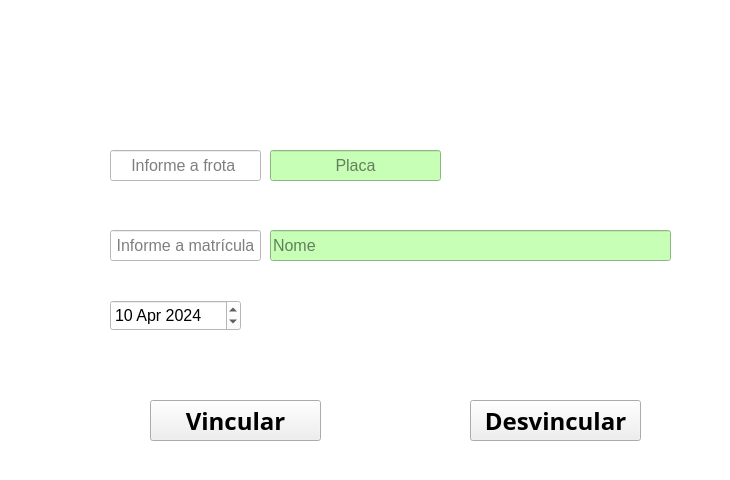
<?xml version="1.0" encoding="UTF-8"?>
<ui version="4.0">
 <class>MainVinculo</class>
 <widget class="QMainWindow" name="MainVinculo">
  <property name="geometry">
   <rect>
    <x>0</x>
    <y>0</y>
    <width>730</width>
    <height>480</height>
   </rect>
  </property>
  <property name="windowTitle">
   <string>Vínculo e desvinculo de Motorista</string>
  </property>
  <property name="styleSheet">
   <string notr="true"/>
  </property>
  <widget class="QWidget" name="centralwidget">
   <widget class="QDateEdit" name="dtVinculo">
    <property name="geometry">
     <rect>
      <x>110</x>
      <y>300</y>
      <width>131</width>
      <height>31</height>
     </rect>
    </property>
    <property name="font">
     <font>
      <pointsize>12</pointsize>
     </font>
    </property>
    <property name="styleSheet">
     <string notr="true">background-color: rgb(255, 255, 255);
color: rgb(0, 0, 0);</string>
    </property>
    <property name="dateTime">
     <datetime>
      <hour>0</hour>
      <minute>0</minute>
      <second>0</second>
      <year>2024</year>
      <month>4</month>
      <day>10</day>
     </datetime>
    </property>
   </widget>
   <widget class="QLabel" name="label">
    <property name="geometry">
     <rect>
      <x>130</x>
      <y>270</y>
      <width>81</width>
      <height>21</height>
     </rect>
    </property>
    <property name="font">
     <font>
      <family>Sitka Banner</family>
      <pointsize>18</pointsize>
      <weight>75</weight>
      <bold>true</bold>
     </font>
    </property>
    <property name="styleSheet">
     <string notr="true">color: rgb(255, 255, 255);
</string>
    </property>
    <property name="text">
     <string>Data </string>
    </property>
   </widget>
   <widget class="QLineEdit" name="matriculaMotorista">
    <property name="geometry">
     <rect>
      <x>110</x>
      <y>230</y>
      <width>151</width>
      <height>31</height>
     </rect>
    </property>
    <property name="font">
     <font>
      <pointsize>12</pointsize>
     </font>
    </property>
    <property name="cursor">
     <cursorShape>PointingHandCursor</cursorShape>
    </property>
    <property name="styleSheet">
     <string notr="true">background-color: rgb(255, 255, 255);
color: rgb(0, 0, 0);</string>
    </property>
    <property name="alignment">
     <set>Qt::AlignCenter</set>
    </property>
    <property name="placeholderText">
     <string>Informe a matrícula</string>
    </property>
   </widget>
   <widget class="QLabel" name="label_3">
    <property name="geometry">
     <rect>
      <x>130</x>
      <y>190</y>
      <width>111</width>
      <height>31</height>
     </rect>
    </property>
    <property name="font">
     <font>
      <family>Sitka Banner</family>
      <pointsize>18</pointsize>
      <weight>75</weight>
      <bold>true</bold>
     </font>
    </property>
    <property name="styleSheet">
     <string notr="true">color: rgb(255, 255, 255);
</string>
    </property>
    <property name="text">
     <string>Matrícula </string>
    </property>
   </widget>
   <widget class="QLineEdit" name="nrFrota">
    <property name="geometry">
     <rect>
      <x>110</x>
      <y>150</y>
      <width>151</width>
      <height>31</height>
     </rect>
    </property>
    <property name="font">
     <font>
      <pointsize>12</pointsize>
     </font>
    </property>
    <property name="cursor">
     <cursorShape>PointingHandCursor</cursorShape>
    </property>
    <property name="styleSheet">
     <string notr="true">background-color: rgb(255, 255, 255);
color: rgb(0, 0, 0);</string>
    </property>
    <property name="alignment">
     <set>Qt::AlignCenter</set>
    </property>
    <property name="placeholderText">
     <string>Informe a frota </string>
    </property>
   </widget>
   <widget class="QLabel" name="label_4">
    <property name="geometry">
     <rect>
      <x>320</x>
      <y>120</y>
      <width>61</width>
      <height>21</height>
     </rect>
    </property>
    <property name="font">
     <font>
      <family>Sitka Banner</family>
      <pointsize>18</pointsize>
      <weight>75</weight>
      <bold>true</bold>
     </font>
    </property>
    <property name="autoFillBackground">
     <bool>false</bool>
    </property>
    <property name="styleSheet">
     <string notr="true">color: rgb(255, 255, 255);
</string>
    </property>
    <property name="text">
     <string>Placa</string>
    </property>
   </widget>
   <widget class="QLineEdit" name="nmMotorista">
    <property name="geometry">
     <rect>
      <x>270</x>
      <y>230</y>
      <width>401</width>
      <height>31</height>
     </rect>
    </property>
    <property name="font">
     <font>
      <pointsize>12</pointsize>
     </font>
    </property>
    <property name="cursor">
     <cursorShape>IBeamCursor</cursorShape>
    </property>
    <property name="styleSheet">
     <string notr="true">color: rgb(0, 0, 0);
background-color: rgb(199, 255, 183);</string>
    </property>
    <property name="text">
     <string/>
    </property>
    <property name="readOnly">
     <bool>true</bool>
    </property>
    <property name="placeholderText">
     <string>Nome</string>
    </property>
   </widget>
   <widget class="QLineEdit" name="nrPlacaFrota">
    <property name="geometry">
     <rect>
      <x>270</x>
      <y>150</y>
      <width>171</width>
      <height>31</height>
     </rect>
    </property>
    <property name="font">
     <font>
      <pointsize>12</pointsize>
     </font>
    </property>
    <property name="styleSheet">
     <string notr="true">background-color: rgb(199, 255, 183);
color: rgb(0, 0, 0);</string>
    </property>
    <property name="text">
     <string/>
    </property>
    <property name="alignment">
     <set>Qt::AlignCenter</set>
    </property>
    <property name="readOnly">
     <bool>true</bool>
    </property>
    <property name="placeholderText">
     <string>Placa</string>
    </property>
   </widget>
   <widget class="QLabel" name="Fundo_2">
    <property name="geometry">
     <rect>
      <x>-90</x>
      <y>-70</y>
      <width>1081</width>
      <height>661</height>
     </rect>
    </property>
    <property name="styleSheet">
     <string notr="true">background-color: rgb(255, 255, 255);</string>
    </property>
    <property name="text">
     <string/>
    </property>
    <property name="pixmap">
     <pixmap>../Images/fundDentroCaminhaommm.png</pixmap>
    </property>
   </widget>
   <widget class="QLabel" name="label_12">
    <property name="geometry">
     <rect>
      <x>200</x>
      <y>20</y>
      <width>341</width>
      <height>41</height>
     </rect>
    </property>
    <property name="font">
     <font>
      <family>Segoe UI Black</family>
      <pointsize>20</pointsize>
      <weight>75</weight>
      <bold>true</bold>
      <underline>true</underline>
     </font>
    </property>
    <property name="styleSheet">
     <string notr="true">color: rgb(255, 255, 255);
</string>
    </property>
    <property name="text">
     <string>VÍNCULO DE MOTORISTA</string>
    </property>
   </widget>
   <widget class="QLabel" name="label_2">
    <property name="geometry">
     <rect>
      <x>30</x>
      <y>30</y>
      <width>31</width>
      <height>31</height>
     </rect>
    </property>
    <property name="text">
     <string/>
    </property>
    <property name="pixmap">
     <pixmap>../Images/fast_backward_double_chevron_back_previous_left_icon_258776.png</pixmap>
    </property>
   </widget>
   <widget class="QPushButton" name="VoltarMenu">
    <property name="geometry">
     <rect>
      <x>20</x>
      <y>30</y>
      <width>51</width>
      <height>41</height>
     </rect>
    </property>
    <property name="styleSheet">
     <string notr="true">background-color: transparent;
    border: none;
    color: white;</string>
    </property>
    <property name="text">
     <string/>
    </property>
   </widget>
   <widget class="QLabel" name="label_8">
    <property name="geometry">
     <rect>
      <x>140</x>
      <y>110</y>
      <width>91</width>
      <height>31</height>
     </rect>
    </property>
    <property name="font">
     <font>
      <family>Sitka Banner</family>
      <pointsize>18</pointsize>
      <weight>75</weight>
      <bold>true</bold>
     </font>
    </property>
    <property name="styleSheet">
     <string notr="true">color: rgb(255, 255, 255);</string>
    </property>
    <property name="text">
     <string>Nº Frota</string>
    </property>
   </widget>
   <widget class="QPushButton" name="botaoSalvar">
    <property name="geometry">
     <rect>
      <x>150</x>
      <y>400</y>
      <width>171</width>
      <height>41</height>
     </rect>
    </property>
    <property name="font">
     <font>
      <family>Sitka</family>
      <pointsize>18</pointsize>
      <weight>75</weight>
      <italic>false</italic>
      <bold>true</bold>
     </font>
    </property>
    <property name="text">
     <string>Vincular</string>
    </property>
   </widget>
   <widget class="QPushButton" name="botaoTelaDesvinculo">
    <property name="geometry">
     <rect>
      <x>470</x>
      <y>400</y>
      <width>171</width>
      <height>41</height>
     </rect>
    </property>
    <property name="font">
     <font>
      <family>Sitka</family>
      <pointsize>18</pointsize>
      <weight>75</weight>
      <italic>false</italic>
      <bold>true</bold>
     </font>
    </property>
    <property name="text">
     <string>Desvincular</string>
    </property>
   </widget>
   <widget class="QLabel" name="label_5">
    <property name="geometry">
     <rect>
      <x>300</x>
      <y>190</y>
      <width>111</width>
      <height>31</height>
     </rect>
    </property>
    <property name="font">
     <font>
      <family>Sitka Banner</family>
      <pointsize>18</pointsize>
      <weight>75</weight>
      <bold>true</bold>
     </font>
    </property>
    <property name="styleSheet">
     <string notr="true">color: rgb(255, 255, 255);
</string>
    </property>
    <property name="text">
     <string>Motorista</string>
    </property>
   </widget>
   <zorder>Fundo_2</zorder>
   <zorder>dtVinculo</zorder>
   <zorder>label</zorder>
   <zorder>matriculaMotorista</zorder>
   <zorder>label_3</zorder>
   <zorder>nrFrota</zorder>
   <zorder>label_4</zorder>
   <zorder>nmMotorista</zorder>
   <zorder>nrPlacaFrota</zorder>
   <zorder>label_12</zorder>
   <zorder>label_2</zorder>
   <zorder>label_8</zorder>
   <zorder>VoltarMenu</zorder>
   <zorder>botaoSalvar</zorder>
   <zorder>botaoTelaDesvinculo</zorder>
   <zorder>label_5</zorder>
  </widget>
 </widget>
 <resources/>
 <connections/>
</ui>
